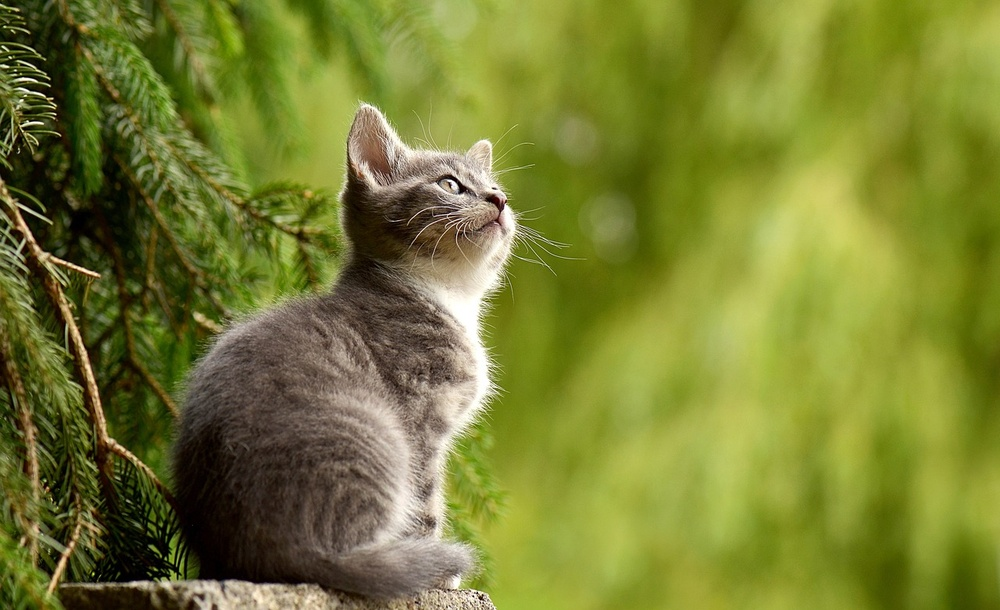
#> input picture kucing.jpg, 1000 x 610 px, shrunk from 1280 x 781 before the run
$ python 'Latihan 2.py'
#> lines starting #> are read from the running program, lines starting #| are printed output that depends on the picture
# Nama: Yoga Satria Nugraha Kusmayadi
# NIM: 1217070087

import cv2
import numpy as np
image = cv2.imread("kucing.jpg")
#> image is the input picture: shape (610, 1000, 3); mean B, G, R 49.8, 125.8, 119.2
max_pixel_value = 255
inverted_image =max_pixel_value - image
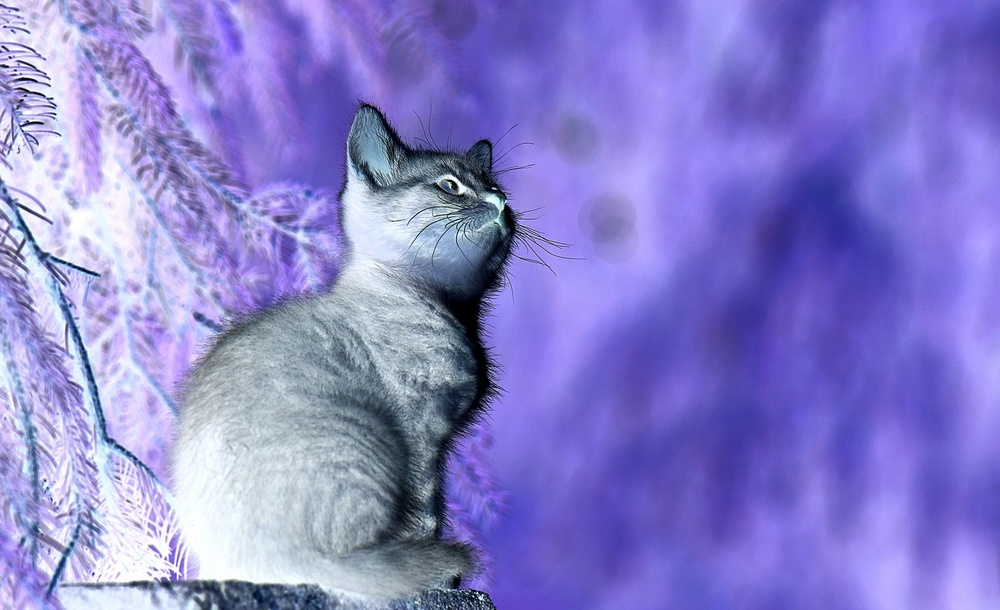
#> inverted_image: shape (610, 1000, 3); mean B, G, R 205.2, 129.2, 135.8
cv2.imshow('Original image', image)
cv2.imshow('citra negatif', inverted_image)
cv2.waitKey(0)
cv2.destroyAllWindows()

$ run again, with anjing.jpg copied over kucing.jpg
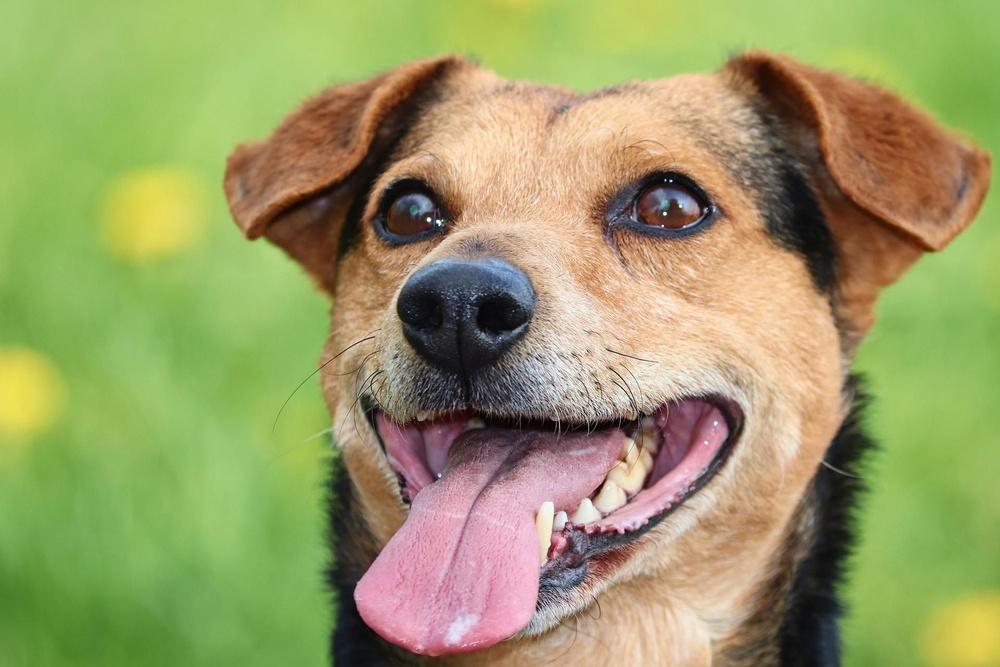
#> input picture anjing.jpg, 1000 x 667 px, shrunk from 1920 x 1280 before the run
#> image is the input picture: shape (667, 1000, 3); mean B, G, R 101.4, 156.4, 153.4
#> `inverted_image =max_pixel_value - image`:
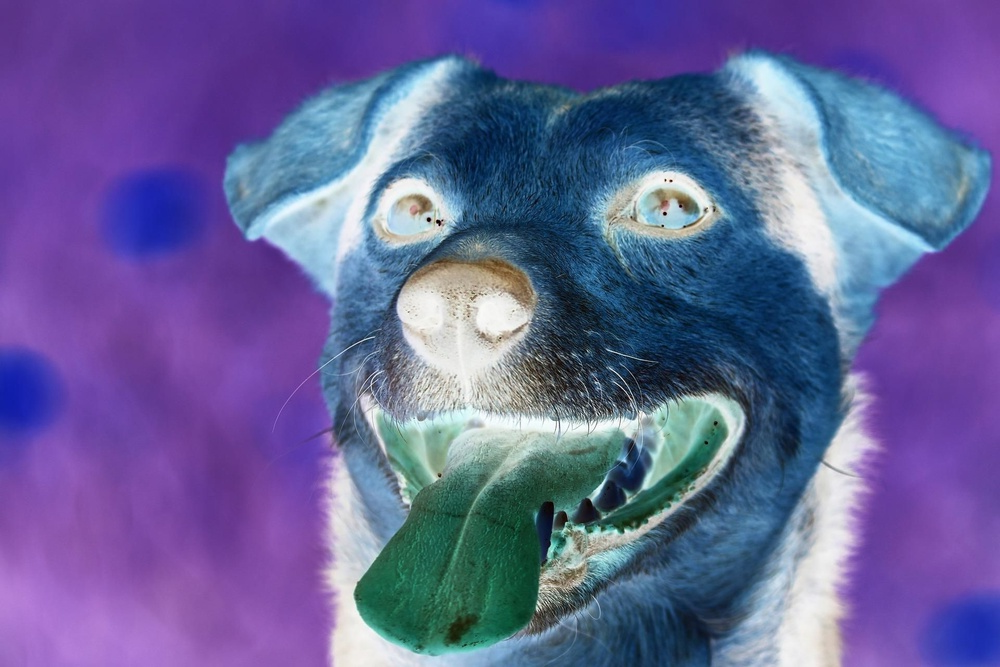
#> inverted_image: shape (667, 1000, 3); mean B, G, R 153.6, 98.6, 101.6
